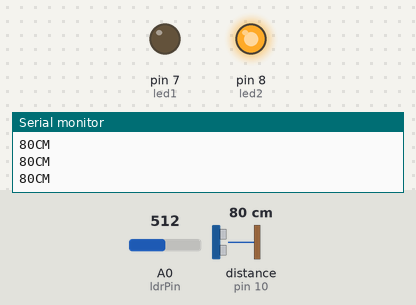
This sketch was run on a simulated Arduino Uno, built with avr-gcc and run on an emulated ATmega328P. Shown: output pins drawn as LEDs (lit = HIGH), the last lines printed to the serial monitor. Wiring (inferred from the names in the program): ultrasonic range finder: trigger pin 9; echo pin 10. The test bench sets the inputs (shaded band); at power-on: A0 (ldrPin) = 512, distance to the obstacle (sensor on pin 10) 80 cm. The echo pulse lasts 58.3 µs per cm; pins used as bus, display or sensor lines are not drawn.

Above: at 1.2 s.
1.3 s: A0 (ldrPin) set to 993
2.8 s: A0 (ldrPin) set to 1014
At 4.0 s:
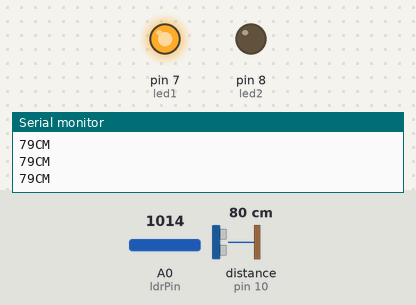
4.3 s: A0 (ldrPin) set to 990
At 5.2 s:
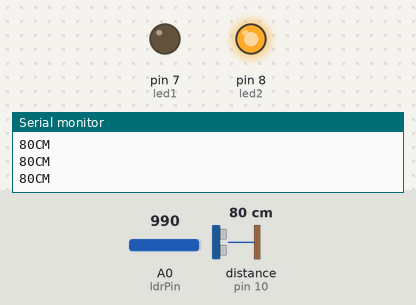
8.8 s: A0 (ldrPin) set to 1010
At 9.1 s:
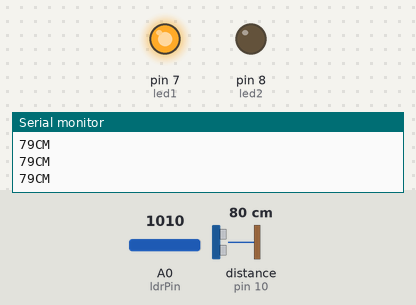
Timing chart, 0 to 11.8 s (numbered marks = the images above; inputs shaded):
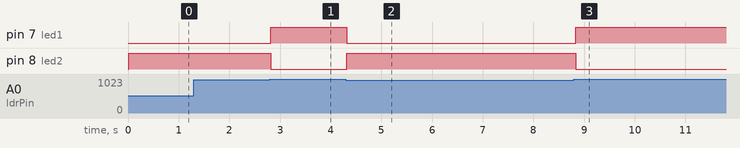

The sketch:

Code_TEAM_BTS.ino
```cpp
int trigPin = 9;
int echoPin = 10;
int led1 = 7;
int led2 = 8;

const int ldrPin = A0;  //the number of the LDR pin


void setup() {
  Serial.begin(9600);
   pinMode(led1, OUTPUT);
   pinMode(led2, OUTPUT);
   pinMode(trigPin, OUTPUT);
   pinMode(echoPin, INPUT);
   pinMode(ldrPin, INPUT);   //initialize the LDR pin as an input
  // put your setup code here, to run once:

}

void loop() {
  int ldrStatus = analogRead(ldrPin);   //read the status of the LDR value
  long duration, distance;
  digitalWrite(trigPin,HIGH);
  delayMicroseconds(1000);
  digitalWrite(trigPin, LOW);
  duration=pulseIn(echoPin, HIGH);
  distance =(duration/2)/29.1;
  Serial.print(distance);
  Serial.println("CM");
  delay(10);

 if((distance<=100)&&(ldrStatus >1000))
  {
    digitalWrite(led1, HIGH);
}
   else
 {
     digitalWrite(led1, LOW);
   }

 if((distance>100)||(ldrStatus <=1000))
  {
    digitalWrite(led2, HIGH);
}
   else
 {
     digitalWrite(led2, LOW);
   }


}
```

Measured:
- the behaviour switches between 1000 and 1001 on A0 (ldrPin) (found by bisection; images 0 and 1)
- after the input at 2.8 s, pin 7 (led1): LOW → HIGH at once; pin 8 (led2): HIGH → LOW at once
- after the input at 4.3 s, pin 7 (led1): HIGH → LOW at once; pin 8 (led2): LOW → HIGH at once
- after the input at 8.8 s, pin 7 (led1): LOW → HIGH at once; pin 8 (led2): HIGH → LOW at once
